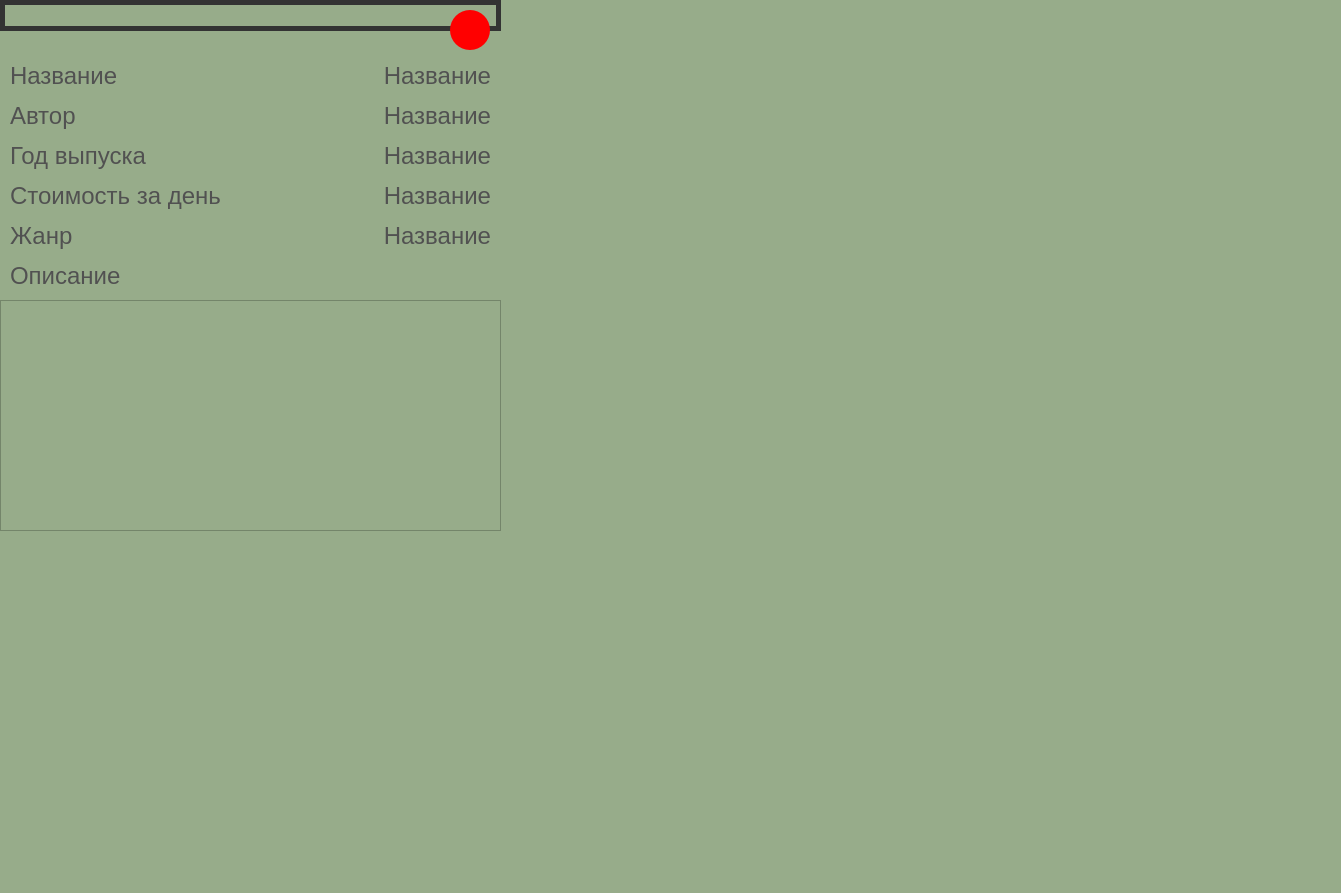
<?xml version="1.0" encoding="UTF-8"?>
<ui version="4.0">
 <class>book</class>
 <widget class="QWidget" name="book">
  <property name="geometry">
   <rect>
    <x>0</x>
    <y>0</y>
    <width>1341</width>
    <height>893</height>
   </rect>
  </property>
  <property name="windowTitle">
   <string>Form</string>
  </property>
  <property name="styleSheet">
   <string notr="true">background-color: rgb(151, 172, 138);</string>
  </property>
  <widget class="QToolButton" name="toolButton">
   <property name="geometry">
    <rect>
     <x>450</x>
     <y>10</y>
     <width>40</width>
     <height>40</height>
    </rect>
   </property>
   <property name="styleSheet">
    <string notr="true">background-color: rgb(255, 0, 0);
border-radius: 20px;
border: 0px;</string>
   </property>
   <property name="text">
    <string/>
   </property>
  </widget>
  <widget class="QFrame" name="frame">
   <property name="geometry">
    <rect>
     <x>0</x>
     <y>0</y>
     <width>501</width>
     <height>31</height>
    </rect>
   </property>
   <property name="styleSheet">
    <string notr="true">border: 5px solid rgb(51,51,51);</string>
   </property>
   <property name="frameShape">
    <enum>QFrame::StyledPanel</enum>
   </property>
   <property name="frameShadow">
    <enum>QFrame::Raised</enum>
   </property>
   <property name="lineWidth">
    <number>5</number>
   </property>
  </widget>
  <widget class="QLabel" name="label">
   <property name="geometry">
    <rect>
     <x>10</x>
     <y>60</y>
     <width>106</width>
     <height>32</height>
    </rect>
   </property>
   <property name="font">
    <font>
     <pointsize>18</pointsize>
    </font>
   </property>
   <property name="styleSheet">
    <string notr="true">color: rgb(81, 81, 81);</string>
   </property>
   <property name="text">
    <string>Название</string>
   </property>
  </widget>
  <widget class="QLabel" name="label_2">
   <property name="geometry">
    <rect>
     <x>10</x>
     <y>100</y>
     <width>71</width>
     <height>32</height>
    </rect>
   </property>
   <property name="font">
    <font>
     <pointsize>18</pointsize>
    </font>
   </property>
   <property name="styleSheet">
    <string notr="true">color: rgb(81, 81, 81);</string>
   </property>
   <property name="text">
    <string>Автор</string>
   </property>
  </widget>
  <widget class="QLabel" name="label_3">
   <property name="geometry">
    <rect>
     <x>10</x>
     <y>140</y>
     <width>141</width>
     <height>32</height>
    </rect>
   </property>
   <property name="font">
    <font>
     <pointsize>18</pointsize>
    </font>
   </property>
   <property name="styleSheet">
    <string notr="true">color: rgb(81, 81, 81);</string>
   </property>
   <property name="text">
    <string>Год выпуска</string>
   </property>
  </widget>
  <widget class="QLabel" name="label_4">
   <property name="geometry">
    <rect>
     <x>10</x>
     <y>180</y>
     <width>211</width>
     <height>32</height>
    </rect>
   </property>
   <property name="font">
    <font>
     <pointsize>18</pointsize>
    </font>
   </property>
   <property name="styleSheet">
    <string notr="true">color: rgb(81, 81, 81);</string>
   </property>
   <property name="text">
    <string>Стоимость за день</string>
   </property>
  </widget>
  <widget class="QLabel" name="label_5">
   <property name="geometry">
    <rect>
     <x>10</x>
     <y>220</y>
     <width>71</width>
     <height>32</height>
    </rect>
   </property>
   <property name="font">
    <font>
     <pointsize>18</pointsize>
    </font>
   </property>
   <property name="styleSheet">
    <string notr="true">color: rgb(81, 81, 81);</string>
   </property>
   <property name="text">
    <string>Жанр</string>
   </property>
  </widget>
  <widget class="QLabel" name="label_6">
   <property name="geometry">
    <rect>
     <x>10</x>
     <y>260</y>
     <width>121</width>
     <height>32</height>
    </rect>
   </property>
   <property name="font">
    <font>
     <pointsize>18</pointsize>
    </font>
   </property>
   <property name="styleSheet">
    <string notr="true">color: rgb(81, 81, 81);</string>
   </property>
   <property name="text">
    <string>Описание</string>
   </property>
  </widget>
  <widget class="QLabel" name="label_7">
   <property name="geometry">
    <rect>
     <x>230</x>
     <y>60</y>
     <width>261</width>
     <height>32</height>
    </rect>
   </property>
   <property name="font">
    <font>
     <pointsize>18</pointsize>
    </font>
   </property>
   <property name="styleSheet">
    <string notr="true">color: rgb(81, 81, 81);</string>
   </property>
   <property name="text">
    <string>Название</string>
   </property>
   <property name="alignment">
    <set>Qt::AlignRight|Qt::AlignTrailing|Qt::AlignVCenter</set>
   </property>
  </widget>
  <widget class="QLabel" name="label_8">
   <property name="geometry">
    <rect>
     <x>230</x>
     <y>100</y>
     <width>261</width>
     <height>32</height>
    </rect>
   </property>
   <property name="font">
    <font>
     <pointsize>18</pointsize>
    </font>
   </property>
   <property name="styleSheet">
    <string notr="true">color: rgb(81, 81, 81);</string>
   </property>
   <property name="text">
    <string>Название</string>
   </property>
   <property name="alignment">
    <set>Qt::AlignRight|Qt::AlignTrailing|Qt::AlignVCenter</set>
   </property>
  </widget>
  <widget class="QLabel" name="label_9">
   <property name="geometry">
    <rect>
     <x>230</x>
     <y>140</y>
     <width>261</width>
     <height>32</height>
    </rect>
   </property>
   <property name="font">
    <font>
     <pointsize>18</pointsize>
    </font>
   </property>
   <property name="styleSheet">
    <string notr="true">color: rgb(81, 81, 81);</string>
   </property>
   <property name="text">
    <string>Название</string>
   </property>
   <property name="alignment">
    <set>Qt::AlignRight|Qt::AlignTrailing|Qt::AlignVCenter</set>
   </property>
  </widget>
  <widget class="QLabel" name="label_10">
   <property name="geometry">
    <rect>
     <x>230</x>
     <y>180</y>
     <width>261</width>
     <height>32</height>
    </rect>
   </property>
   <property name="font">
    <font>
     <pointsize>18</pointsize>
    </font>
   </property>
   <property name="styleSheet">
    <string notr="true">color: rgb(81, 81, 81);</string>
   </property>
   <property name="text">
    <string>Название</string>
   </property>
   <property name="alignment">
    <set>Qt::AlignRight|Qt::AlignTrailing|Qt::AlignVCenter</set>
   </property>
  </widget>
  <widget class="QLabel" name="label_11">
   <property name="geometry">
    <rect>
     <x>230</x>
     <y>220</y>
     <width>261</width>
     <height>32</height>
    </rect>
   </property>
   <property name="font">
    <font>
     <pointsize>18</pointsize>
    </font>
   </property>
   <property name="styleSheet">
    <string notr="true">color: rgb(81, 81, 81);</string>
   </property>
   <property name="text">
    <string>Название</string>
   </property>
   <property name="alignment">
    <set>Qt::AlignRight|Qt::AlignTrailing|Qt::AlignVCenter</set>
   </property>
  </widget>
  <widget class="QPlainTextEdit" name="plainTextEdit">
   <property name="geometry">
    <rect>
     <x>0</x>
     <y>300</y>
     <width>501</width>
     <height>231</height>
    </rect>
   </property>
   <property name="font">
    <font>
     <pointsize>18</pointsize>
    </font>
   </property>
   <property name="styleSheet">
    <string notr="true">color: rgb(81, 81, 81);</string>
   </property>
   <property name="plainText">
    <string/>
   </property>
  </widget>
  <zorder>frame</zorder>
  <zorder>toolButton</zorder>
  <zorder>label</zorder>
  <zorder>label_2</zorder>
  <zorder>label_3</zorder>
  <zorder>label_4</zorder>
  <zorder>label_5</zorder>
  <zorder>label_6</zorder>
  <zorder>label_7</zorder>
  <zorder>label_8</zorder>
  <zorder>label_9</zorder>
  <zorder>label_10</zorder>
  <zorder>label_11</zorder>
  <zorder>plainTextEdit</zorder>
 </widget>
 <resources/>
 <connections/>
</ui>
